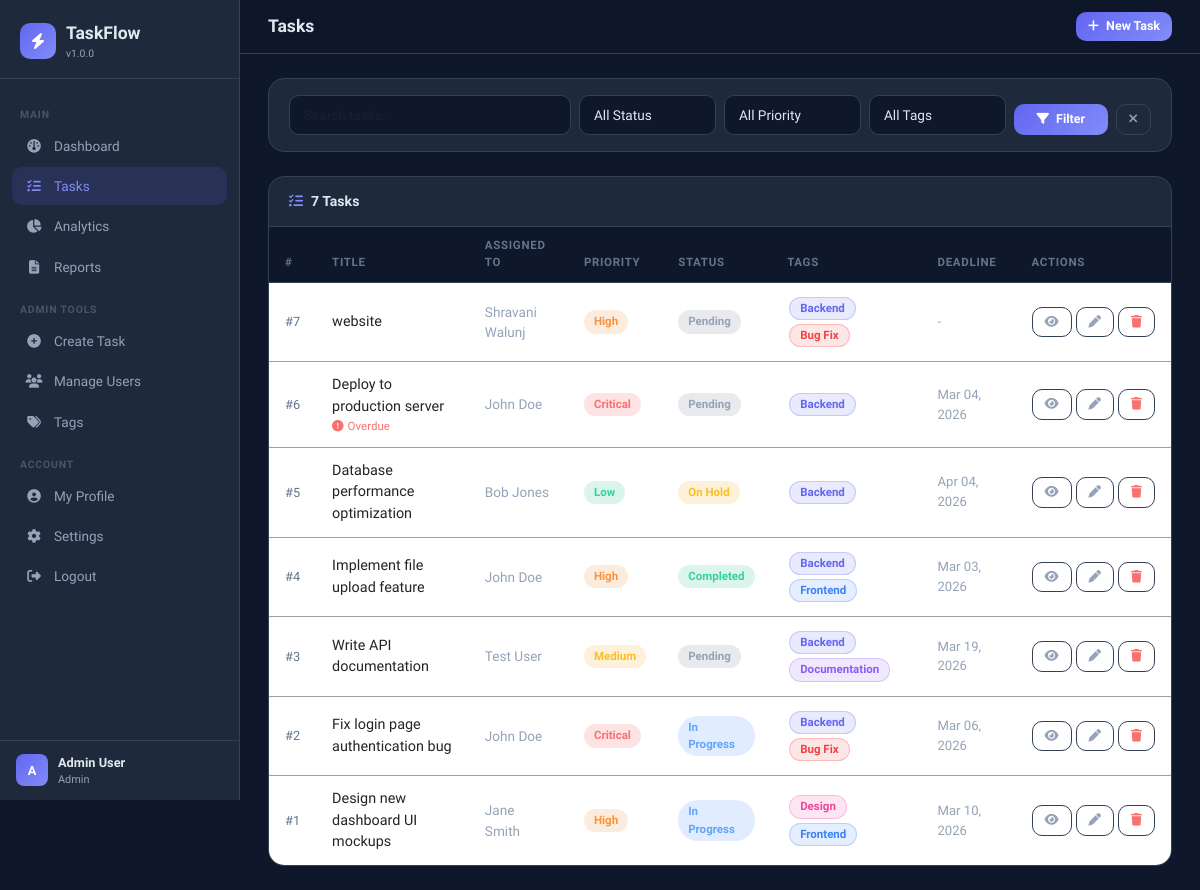
Page /tasks/ (signed in) on the committed database.
### tasks/models.py (models this page shows, shortened)
class UserProfile(models.Model):
    ROLE_CHOICES = [
        ('admin', 'Admin'),
        ('user',  'User'),
    ]
    user       = models.OneToOneField(User, on_delete=models.CASCADE, related_name='profile')
    role       = models.CharField(max_length=10, choices=ROLE_CHOICES, default='user')
    department = models.CharField(max_length=100, blank=True)
    phone      = models.CharField(max_length=20, blank=True)
    @property
    def is_admin(self):
        return self.role == 'admin'

class Task(models.Model):
    PRIORITY_CHOICES = [
        ('low',      'Low'),
        ('medium',   'Medium'),
        ('high',     'High'),
        ('critical', 'Critical'),
    ]
    STATUS_CHOICES = [
        ('pending',     'Pending'),
        ('in_progress', 'In Progress'),
        ('completed',   'Completed'),
        ('on_hold',     'On Hold'),
    ]
    title          = models.CharField(max_length=200)
    description    = models.TextField()
    assigned_to    = models.ForeignKey(User, on_delete=models.SET_NULL, null=True, blank=True, related_name='assigned_tasks')
    created_by     = models.ForeignKey(User, on_delete=models.CASCADE, related_name='created_tasks')
    status         = models.CharField(max_length=20, choices=STATUS_CHOICES, default='pending')
    priority       = models.CharField(max_length=20, choices=PRIORITY_CHOICES, default='medium')
    tags           = models.ManyToManyField(Tag, blank=True)
    deadline       = models.DateTimeField(null=True, blank=True)
    created_at     = models.DateTimeField(auto_now_add=True)
    updated_at     = models.DateTimeField(auto_now=True)
    attachment     = models.FileField(upload_to='task_attachments/', null=True, blank=True)
    completion_note = models.TextField(blank=True)
    @property
    def is_overdue(self):
        if self.deadline and self.status != 'completed':
            return timezone.now() > self.deadline
        return False
    class Meta:
        ordering = ['-created_at']

class Tag(models.Model):
    name  = models.CharField(max_length=50, unique=True)
    color = models.CharField(max_length=7, default='#3498db')
    class Meta:
        ordering = ['name']

### tasks/views.py (the view)
# urls.py: path('tasks/',                      views.task_list,        name='task_list'),
@login_required
def task_list(request):
    profile = get_or_create_profile(request.user)
    if profile.is_admin:
        tasks = Task.objects.all().select_related('assigned_to', 'created_by').prefetch_related('tags')
    else:
        tasks = Task.objects.filter(assigned_to=request.user).select_related('created_by').prefetch_related('tags')
    status   = request.GET.get('status', '')
    priority = request.GET.get('priority', '')
    tag      = request.GET.get('tag', '')
    search   = request.GET.get('search', '')
    if status:   tasks = tasks.filter(status=status)
    if priority: tasks = tasks.filter(priority=priority)
    if tag:      tasks = tasks.filter(tags__name=tag)
    if search:   tasks = tasks.filter(Q(title__icontains=search) | Q(description__icontains=search))
    paginator  = Paginator(tasks, 10)
    tasks_page = paginator.get_page(request.GET.get('page'))
    return render(request, 'tasks/task_list.html', {
        'profile': profile, 'tasks': tasks_page,
        'all_tags': Tag.objects.all(),
        'current_status': status, 'current_priority': priority,
        'current_tag': tag, 'current_search': search,
    })

### tasks/views.py (called while the page is built)
def get_or_create_profile(user):
    profile, _ = UserProfile.objects.get_or_create(user=user)
    return profile

### tasks/templates/tasks/task_list.html (shortened to what this page needs)
{% extends 'tasks/base.html' %}
{% block page_title %}Tasks{% endblock %}
{% block topbar_actions %}
{% if profile.is_admin %}
<a href="{% url 'task_create' %}" class="btn btn-primary btn-sm">
  <i class="fas fa-plus me-1"></i> New Task
</a>
{% endif %}
{% endblock %}
{% block content %}
<div class="card mb-4">
  <div class="card-body py-3">
    <form method="GET" class="row g-2 align-items-end">
      <div class="col-12 col-md-4">
        <input type="text" name="search" class="form-control form-control-sm" placeholder="Search tasks..." value="{{ current_search }}">
      </div>
      <div class="col-6 col-md-2">
        <select name="status" class="form-select form-select-sm">
          <option value="">All Status</option>
        </select>
      </div>
      <div class="col-6 col-md-2">
        <select name="priority" class="form-select form-select-sm">
          <option value="">All Priority</option>
        </select>
      </div>
      <div class="col-6 col-md-2">
        <select name="tag" class="form-select form-select-sm">
          <option value="">All Tags</option>
        </select>
      </div>
      <div class="col-6 col-md-2 d-flex gap-2">
        <button type="submit" class="btn btn-primary btn-sm flex-fill">
          <i class="fas fa-filter me-1"></i> Filter
        </button>
        <a href="{% url 'task_list' %}" class="btn btn-outline-light btn-sm">
          <i class="fas fa-xmark"></i>
        </a>
      </div>
    </form>
  </div>
</div>
<div class="card">
  <div class="card-header d-flex justify-content-between align-items-center">
    <span><i class="fas fa-list-check me-2" style="color:#818cf8;"></i>{{ tasks.paginator.count }} Task{{ tasks.paginator.count|pluralize }}</span>
  </div>
  {% if tasks %}
  <div class="table-responsive">
    <table class="table mb-0">
      <thead>
        <tr>
          <th>#</th>
          <th>Title</th>
          {% if profile.is_admin %}<th>Assigned To</th>{% endif %}
          <th>Priority</th>
          <th>Status</th>
          <th>Tags</th>
          <th>Deadline</th>
          <th>Actions</th>
        </tr>
      </thead>
      <tbody>
        {% for task in tasks %}
        <tr>
          <td style="color:#64748b;font-size:0.8rem;">#{{ task.id }}</td>
          <td>
            <a href="{% url 'task_detail' task.pk %}" style="color:inherit;font-weight:500;">
              {{ task.title|truncatechars:45 }}
            </a>
            {% if task.is_overdue %}
            <small class="overdue-indicator d-block">
              <i class="fas fa-circle-exclamation me-1"></i>Overdue
            </small>
            {% endif %}
          </td>
          {% if profile.is_admin %}
          <td style="color:#94a3b8;font-size:0.85rem;">
            {{ task.assigned_to.get_full_name|default:task.assigned_to.username|default:"Unassigned" }}
          </td>
          {% endif %}
          <td><span class="badge-status badge-{{ task.priority }}">{{ task.get_priority_display }}</span></td>
          <td><span class="badge-status badge-{{ task.status }}">{{ task.get_status_display }}</span></td>
          <td>
            {% for tag in task.tags.all %}
            <span class="tag-pill tag-item" data-color="{{ tag.color }}">{{ tag.name }}</span>
            {% endfor %}
          </td>
          <td style="font-size:0.82rem;color:#94a3b8;">
            {% if task.deadline %}{{ task.deadline|date:"M d, Y" }}{% else %}-{% endif %}
          </td>
          <td>
            <div class="d-flex gap-1">
              <a href="{% url 'task_detail' task.pk %}" class="btn btn-sm btn-outline-light" title="View"><i class="fas fa-eye"></i></a>
              {% if profile.is_admin %}
              <a href="{% url 'task_edit' task.pk %}" class="btn btn-sm btn-outline-light" title="Edit"><i class="fas fa-pen"></i></a>
              <a href="{% url 'task_delete' task.pk %}" class="btn btn-sm btn-outline-light" title="Delete" style="color:#f87171;"><i class="fas fa-trash"></i></a>
              {% endif %}
            </div>
          </td>
        </tr>
        {% endfor %}
      </tbody>
    </table>
  </div>
  {% endif %}
</div>
{% endblock %}

### tasks/templates/tasks/base.html (shortened to what this page needs)
<!DOCTYPE html>
<html lang="en">
<head>
  <link href="https://cdn.jsdelivr.net/npm/bootstrap@5.3.0/dist/css/bootstrap.min.css" rel="stylesheet">
  <link href="https://cdnjs.cloudflare.com/ajax/libs/font-awesome/6.4.0/css/all.min.css" rel="stylesheet">
</head>
<body>
<div class="sidebar">
  <div class="sidebar-brand">
    <div class="brand-icon"><i class="fas fa-bolt"></i></div>
    <div>
      <div class="brand-name">TaskFlow</div>
      <div class="brand-version">v1.0.0</div>
    </div>
  </div>
  <nav class="sidebar-nav">
    <div class="nav-section-label">Main</div>
    <div class="nav-item">
      {% if profile.is_admin %}
      <a href="{% url 'admin_dashboard' %}" class="nav-link {% if 'dashboard' in request.resolver_match.url_name %}active{% endif %}">
      {% else %}
      <a href="{% url 'user_dashboard' %}" class="nav-link {% if 'dashboard' in request.resolver_match.url_name %}active{% endif %}">
      {% endif %}
        <span class="nav-icon"><i class="fas fa-gauge"></i></span> Dashboard
      </a>
    </div>
    <div class="nav-item">
      <a href="{% url 'task_list' %}" class="nav-link {% if request.resolver_match.url_name == 'task_list' %}active{% endif %}">
        <span class="nav-icon"><i class="fas fa-list-check"></i></span> Tasks
      </a>
    </div>
    {% if profile.is_admin %}
    <div class="nav-item">
      <a href="{% url 'analytics' %}" class="nav-link {% if request.resolver_match.url_name == 'analytics' %}active{% endif %}">
        <span class="nav-icon"><i class="fas fa-chart-pie"></i></span> Analytics
      </a>
    </div>
    <div class="nav-item">
      <a href="{% url 'reports' %}" class="nav-link {% if request.resolver_match.url_name == 'reports' %}active{% endif %}">
        <span class="nav-icon"><i class="fas fa-file-lines"></i></span> Reports
      </a>
    </div>
    <div class="nav-section-label">Admin Tools</div>
    <div class="nav-item">
      <a href="{% url 'task_create' %}" class="nav-link {% if request.resolver_match.url_name == 'task_create' %}active{% endif %}">
        <span class="nav-icon"><i class="fas fa-plus-circle"></i></span> Create Task
      </a>
    </div>
    <div class="nav-item">
      <a href="{% url 'user_list' %}" class="nav-link {% if request.resolver_match.url_name == 'user_list' %}active{% endif %}">
        <span class="nav-icon"><i class="fas fa-users"></i></span> Manage Users
      </a>
    </div>
    <div class="nav-item">
      <a href="{% url 'tag_list' %}" class="nav-link {% if request.resolver_match.url_name == 'tag_list' %}active{% endif %}">
        <span class="nav-icon"><i class="fas fa-tags"></i></span> Tags
      </a>
    </div>
    {% else %}
    <div class="nav-item">
      <a href="{% url 'reports' %}" class="nav-link {% if request.resolver_match.url_name == 'reports' %}active{% endif %}">
        <span class="nav-icon"><i class="fas fa-file-lines"></i></span> Reports
      </a>
    </div>
    {% endif %}
    <div class="nav-section-label">Account</div>
    <div class="nav-item">
      <a href="{% url 'my_profile' %}" class="nav-link {% if request.resolver_match.url_name == 'my_profile' %}active{% endif %}">
        <span class="nav-icon"><i class="fas fa-user-circle"></i></span> My Profile
      </a>
    </div>
    <div class="nav-item">
      <a href="{% url 'settings' %}" class="nav-link {% if request.resolver_match.url_name == 'settings' %}active{% endif %}">
        <span class="nav-icon"><i class="fas fa-gear"></i></span> Settings
      </a>
    </div>
    <div class="nav-item">
      <form method="POST" action="{% url 'logout' %}" style="margin:0;">
        <button type="submit" class="nav-link" style="background:none;border:none;width:100%;text-align:left;cursor:pointer;">
          <span class="nav-icon"><i class="fas fa-right-from-bracket"></i></span> Logout
        </button>
      </form>
    </div>
  </nav>
  <div class="sidebar-footer">
    <div class="user-info">
      <div class="user-avatar">{{ request.user.username|first|upper }}</div>
      <div>
        <div class="user-name">{{ request.user.get_full_name|default:request.user.username }}</div>
        <div class="user-role">{{ profile.get_role_display }}</div>
      </div>
    </div>
  </div>
</div>
<div class="main-wrapper">
  <div class="topbar">
    <div class="page-title">{% block page_title %}{% endblock %}</div>
    <div class="d-flex align-items-center gap-2">
      {% block topbar_actions %}{% endblock %}
    </div>
  </div>
  <div class="main-content">
    {% block content %}{% endblock %}
  </div>
</div>
</body>
</html>

### tasks/templates/tasks/task_list.html (style rules this page uses)
.tag-pill { display:inline-block; padding:2px 10px; border-radius:20px; font-size:0.72rem; font-weight:600; margin:2px; }

### rows in the picture
UserProfile: role "Admin"
Task: id "7", title "website", assigned_to.get_full_name "Shravani Walunj", priority "High", status "Pending"
Tag: name "Backend"
Tag: name "Bug Fix"
Task: id "6", title "Deploy to production server", shows "Overdue", assigned_to.get_full_name "John Doe", priority "Critical", status "Pending", deadline "Mar 04, 2026"
Task: id "5", title "Database performance optimization", assigned_to.get_full_name "Bob Jones", priority "Low", status "On Hold", deadline "Apr 04, 2026"
Task: id "4", title "Implement file upload feature", assigned_to.get_full_name "John Doe", priority "High", status "Completed", deadline "Mar 03, 2026"
Tag: name "Frontend"
Task: id "3", title "Write API documentation", assigned_to.get_full_name "Test User", priority "Medium", status "Pending", deadline "Mar 19, 2026"
Tag: name "Documentation"
Task: id "2", title "Fix login page authentication bug", assigned_to.get_full_name "John Doe", priority "Critical", status "In Progress", deadline "Mar 06, 2026"
Task: id "1", title "Design new dashboard UI mockups", assigned_to.get_full_name "Jane Smith", priority "High", status "In Progress", deadline "Mar 10, 2026"
Tag: name "Design"

### other values in the picture
{{ request.user.username|first|upper }} "A"
{{ request.user.get_full_name|default:request.user.username }} "Admin User"
{{ tasks.paginator.count }} "7"
